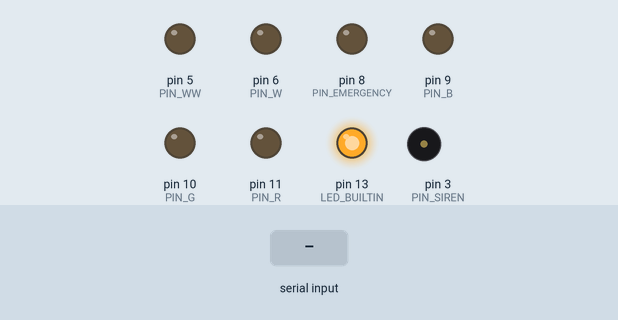
This sketch was run on a simulated Arduino Uno, built with avr-gcc and run on an emulated ATmega328P. On the bench: output pins drawn as LEDs (lit = HIGH), buzzer (waves = sounding, pin HIGH). Inputs (shaded band) come from the test bench. What the sketch prints to the serial monitor is not drawn.

Above: at 0.1 s.
At 1.3 s:
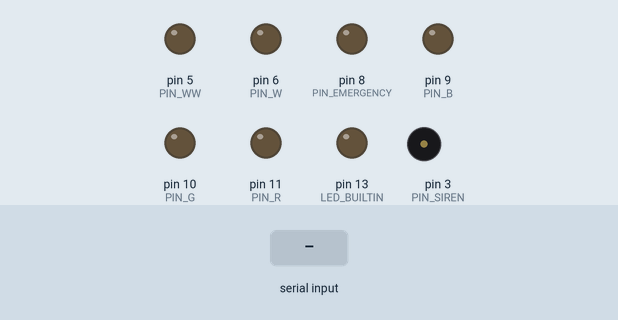
1.4 s: "90,45,200\n" received over Serial
Timing chart, 0 to 4.4 s (numbered marks = the images above; inputs shaded):
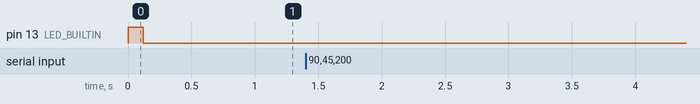

Measured:
- after the input at 1.4 s, every drawn part: stays the same

The sketch:

sentinel_lights.ino
```cpp
/*
 * =============================================================================
 *  Sentinel · firmware de la torre de luces  ·  ARDUINO DIRECTO (sin PCA9685)
 *  Placa: Arduino Uno/Nano · LEDs por transistores en pines PWM del Arduino
 * =============================================================================
 *
 *  PROTOCOLO (el mismo que habla scripts/gpio_daemon.py, a 9600 baudios):
 *
 *      RX <- "R,G,B,W,WW,EFFECT,ARG1,ARG2\n"
 *      TX -> "OK <frame normalizado>"  |  "ERR <motivo>"
 *
 *  Canales 0..255:  R,G,B color · W blanco frío · WW blanco cálido
 *  EFFECT:
 *      0  estático        color fijo
 *      1  sirena          relé de sirena ON + color
 *      2  emergencia      luz de emergencia ON + color
 *      3  respiración     el color respira (ARG1 = período en décimas de seg)
 *      4  pulso           latido con pico (ARG1 = período en décimas de seg)
 *  ARG1/ARG2: -1 o 0 = valor por defecto.
 *
 *  Un frame con EFFECT != 1 apaga la sirena; con EFFECT != 2 apaga la
 *  emergencia. "0,0,0,0,0,0,0,0" apaga absolutamente todo.
 *
 *  CONEXIONADO (transistores que conmutan cada canal):
 *      D11 Rojo · D10 Verde · D9 Azul · D6 Blanco frío · D5 Blanco cálido
 *      D8  Luz de emergencia (on/off) · D3 Sirena (on/off)
 *  Los 5 canales de color van en pines con PWM por hardware (analogWrite).
 *  Emergencia (D8) y sirena (D3) son on/off (digitalWrite).
 *
 *  Al arrancar imprime SENTINEL-LIGHTS-DIRECT con el mapa de pines (visible en
 *  `sentinel gpio monitor`).
 * =============================================================================
 */

#include <Arduino.h>

// ----------------------------- CONFIG · PINES -------------------------------
const uint8_t PIN_R  = 11;   // Rojo        (PWM)
const uint8_t PIN_G  = 10;   // Verde       (PWM)
const uint8_t PIN_B  = 9;    // Azul        (PWM)
const uint8_t PIN_W  = 6;    // Blanco frío (PWM)
const uint8_t PIN_WW = 5;    // Blanco cálido (PWM)
const uint8_t PIN_EMERGENCY = 8;  // Luz de emergencia (on/off)
const uint8_t PIN_SIREN     = 3;  // Sirena            (on/off)

// Si por tu electrónica un transistor/relé se activa con LOW en vez de HIGH,
// poné el ACTIVE correspondiente en 0.
#define COLOR_ACTIVE_HIGH 1   // analogWrite: 255 = brillo máximo
#define RELAY_ACTIVE_HIGH 1   // digitalWrite HIGH = sirena/emergencia encendida

const unsigned long DEFAULT_BREATH_MS = 2600;
const unsigned long DEFAULT_PULSE_MS  = 2000;
const unsigned long FRAME_INTERVAL_MS = 16;   // ~60 fps para los efectos suaves
// -----------------------------------------------------------------------------

// Estado pedido por el último frame
int targetR = 0, targetG = 0, targetB = 0, targetW = 0, targetWW = 0;
int effect = 0;
unsigned long effectPeriodMs = DEFAULT_BREATH_MS;

unsigned long lastUpdate = 0;

// Buffer de recepción serie, sin bloquear
char rxBuf[64];
uint8_t rxLen = 0;

// -----------------------------------------------------------------------------
// Salida a los pines
// -----------------------------------------------------------------------------

void writeChannel(uint8_t pin, int value255) {
  value255 = constrain(value255, 0, 255);
#if !COLOR_ACTIVE_HIGH
  value255 = 255 - value255;
#endif
  analogWrite(pin, value255);
}

// Escribe los 5 canales de color escalados por un factor de brillo 0..1.
void writeColor(int r, int g, int b, int w, int ww, float factor) {
  writeChannel(PIN_R,  (int)(r  * factor + 0.5f));
  writeChannel(PIN_G,  (int)(g  * factor + 0.5f));
  writeChannel(PIN_B,  (int)(b  * factor + 0.5f));
  writeChannel(PIN_W,  (int)(w  * factor + 0.5f));
  writeChannel(PIN_WW, (int)(ww * factor + 0.5f));
}

void setRelay(uint8_t pin, bool on) {
#if RELAY_ACTIVE_HIGH
  digitalWrite(pin, on ? HIGH : LOW);
#else
  digitalWrite(pin, on ? LOW : HIGH);
#endif
}

// -----------------------------------------------------------------------------
// Parser del frame
// -----------------------------------------------------------------------------

void applyFrame(long v[8]) {
  targetR  = constrain((int)v[0], 0, 255);
  targetG  = constrain((int)v[1], 0, 255);
  targetB  = constrain((int)v[2], 0, 255);
  targetW  = constrain((int)v[3], 0, 255);
  targetWW = constrain((int)v[4], 0, 255);
  effect   = (v[5] >= 0 && v[5] <= 4) ? (int)v[5] : 0;

  long arg1 = v[6];
  if (effect == 3) effectPeriodMs = (arg1 > 0) ? (unsigned long)arg1 * 100UL : DEFAULT_BREATH_MS;
  if (effect == 4) effectPeriodMs = (arg1 > 0) ? (unsigned long)arg1 * 100UL : DEFAULT_PULSE_MS;

  setRelay(PIN_SIREN, effect == 1);
  setRelay(PIN_EMERGENCY, effect == 2);
}

bool parseLine(char *line) {
  long v[8];
  uint8_t n = 0;
  char *tok = strtok(line, ",");
  while (tok != NULL && n < 8) {
    char *end;
    long val = strtol(tok, &end, 10);
    if (end == tok) return false;
    v[n++] = val;
    tok = strtok(NULL, ",");
  }
  if (n != 8 || tok != NULL) return false;

  applyFrame(v);

  Serial.print(F("OK "));
  Serial.print(targetR); Serial.print(',');
  Serial.print(targetG); Serial.print(',');
  Serial.print(targetB); Serial.print(',');
  Serial.print(targetW); Serial.print(',');
  Serial.print(targetWW); Serial.print(',');
  Serial.print(effect); Serial.print(',');
  Serial.print((long)(effectPeriodMs / 100)); Serial.println(",0");
  return true;
}

void pollSerial() {
  while (Serial.available() > 0) {
    char c = (char)Serial.read();
    if (c == '\n' || c == '\r') {
      if (rxLen == 0) continue;
      rxBuf[rxLen] = '\0';
      rxLen = 0;
      if (!parseLine(rxBuf)) Serial.println(F("ERR formato invalido (R,G,B,W,WW,EFFECT,ARG1,ARG2)"));
    } else if (rxLen < sizeof(rxBuf) - 1) {
      rxBuf[rxLen++] = c;
    } else {
      rxLen = 0;
      Serial.println(F("ERR linea demasiado larga"));
    }
  }
}

// -----------------------------------------------------------------------------
// Efectos (se refrescan a ~60 fps desde loop)
// -----------------------------------------------------------------------------

void updateLeds() {
  unsigned long now = millis();

  switch (effect) {
    case 3: {  // respiración: 60fps + gamma ~2 para suavizar los pasos de 8 bits
      float phase = (float)(now % effectPeriodMs) / (float)effectPeriodMs * TWO_PI;
      float lin = 0.5 * (1.0 + sin(phase));   // 0..1
      float g = lin * lin;                     // gamma ~2.0 (brillo perceptual)
      float f = 0.02 + 0.98 * g;               // nunca negro total
      writeColor(targetR, targetG, targetB, targetW, targetWW, f);
      break;
    }
    case 4: {  // pulso: latido con pico
      float phase = (float)(now % effectPeriodMs) / (float)effectPeriodMs;
      float val = 0.5 * (1.0 + sin(phase * TWO_PI - PI / 2.0));
      float f = 0.1 + 0.9 * pow(val, 4.0);
      writeColor(targetR, targetG, targetB, targetW, targetWW, f);
      break;
    }
    default: {  // 0 estático, 1 sirena, 2 emergencia: color fijo
      writeColor(targetR, targetG, targetB, targetW, targetWW, 1.0);
      break;
    }
  }
}

// -----------------------------------------------------------------------------

void setup() {
  Serial.begin(9600);                 // MISMO baudrate que gpio_daemon.py

  pinMode(PIN_R, OUTPUT);  pinMode(PIN_G, OUTPUT);  pinMode(PIN_B, OUTPUT);
  pinMode(PIN_W, OUTPUT);  pinMode(PIN_WW, OUTPUT);
  pinMode(PIN_EMERGENCY, OUTPUT);
  pinMode(PIN_SIREN, OUTPUT);
  pinMode(LED_BUILTIN, OUTPUT);

  setRelay(PIN_SIREN, false);
  setRelay(PIN_EMERGENCY, false);
  writeColor(0, 0, 0, 0, 0, 1.0);     // arrancar todo apagado

  Serial.println(F("SENTINEL-LIGHTS-DIRECT v1.0 pins R11 G10 B9 W6 WW5 EMG8 SIREN3"));

  digitalWrite(LED_BUILTIN, HIGH); delay(120); digitalWrite(LED_BUILTIN, LOW);
}

void loop() {
  pollSerial();

  unsigned long now = millis();
  if (now - lastUpdate >= FRAME_INTERVAL_MS) {
    lastUpdate = now;
    updateLeds();
    digitalWrite(LED_BUILTIN, (targetR | targetG | targetB | targetW | targetWW) ? HIGH : LOW);
  }
}
```
